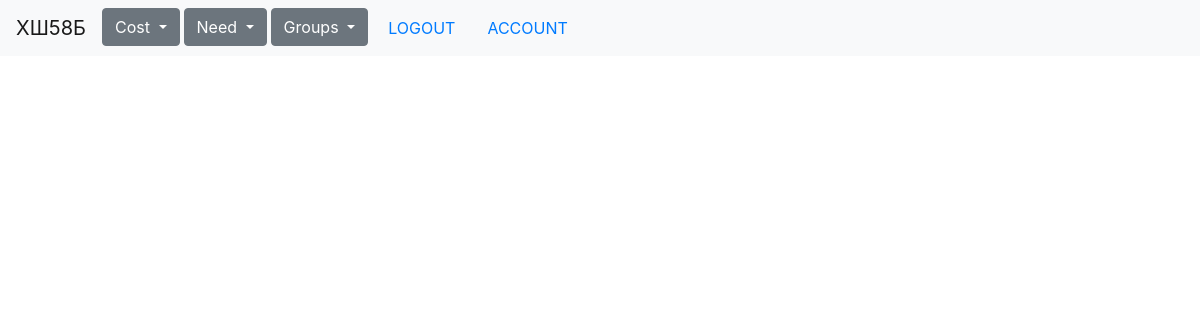
Page / (signed in) on the earlier database version.
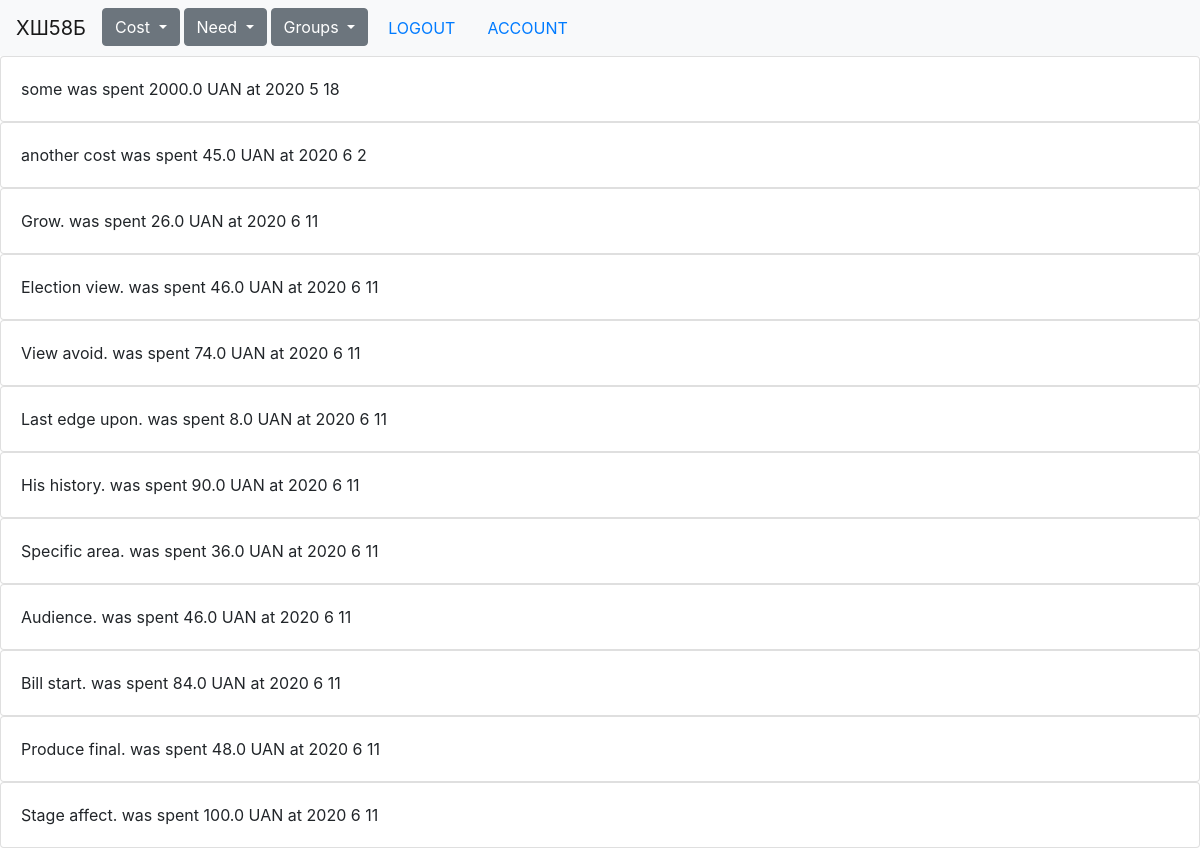
Same page on the later database version.
### main_app/models.py (models this page shows, shortened)
class Costs(db.Model):
    __tablename__ = "costs"
    id = db.Column(db.Integer, primary_key=True)
    cost_title = db.Column(db.String(128), nullable=False)
    spent_money = db.Column(db.Float, nullable=False)
    who_spent = db.Column(db.Integer, db.ForeignKey('users.id'), nullable=False)
    purchase_time = db.Column(db.DateTime, default=datetime.now())
    group_id = db.Column(db.Integer, db.ForeignKey('groups.id'), nullable=False)
    def __repr__(self):
        return f"{self.cost_title} was spent {self.spent_money} UAN " \
               f"at {self.purchase_time.year} {self.purchase_time.month} {self.purchase_time.day}  "

### main_app/core/views.py (the view)
@core.route('/')
def index():
    if current_user.is_authenticated:
        groups = CostGroup.query.filter_by(user_id=current_user.id).all()
        costs = Costs.query.all()
        return render_template('index.html', groups=groups, costs=costs)
    return render_template('index.html')

### main_app/core/__init__.py (called while the page is built)
@core.app_context_processor
def inject_permissions():
    return dict(Permission=Permission)

### main_app/costs/__init__.py (called while the page is built)
@costs.app_context_processor
def inject_permissions():
    return dict(Permission=Permission)

### main_app/groups/__init__.py (called while the page is built)
@groups.app_context_processor
def inject_permissions():
    return dict(Permission=Permission)

### main_app/models.py (called while the page is built)
@login_manager.user_loader
def load_user(user_id):
    return User.query.get(user_id)

### main_app/needs/__init__.py (called while the page is built)
@needs.app_context_processor
def inject_permissions():
    return dict(Permission=Permission)

### main_app/users/__init__.py (called while the page is built)
@users.app_context_processor
def inject_permissions():
    return dict(Permission=Permission)

### main_app/users/views.py (called while the page is built)
@users.before_app_request
def before_request():
    if current_user.is_authenticated:
        if not current_user.confirmed \
                and request.endpoint \
                and request.endpoint[:6] != 'users.' \
                and request.endpoint != 'users.confirm':
            return redirect(url_for('users.unconfirmed'))

### main_app/templates/index.html (shortened to what this page needs)
{% extends "base.html" %}
{% block content %}
    {% for g in groups %}
        {% for c in costs %}
            {% if c.group_id == g.group_id %}
                <div class="card">
                    <div class="card-body">
                        {{ c }}
                  </div>
            </div>
            {% endif %}
            {% endfor %}
      {% endfor %}
{% endblock %}

### main_app/templates/base.html (shortened to what this page needs)
<!DOCTYPE html>
<html lang="en">
<head>
    <link rel="stylesheet" href="https://stackpath.bootstrapcdn.com/bootstrap/4.4.1/css/bootstrap.min.css">
    <link rel="stylesheet" type="text/css" href="{{ url_for('static', filename='styles.css') }}">
</head>
<body>
<nav class="navbar navbar-expand-lg navbar-light bg-light">
    <ul class='nav'>
    <li >
    <a class="navbar-brand" href="{{url_for('core.index')}}">ХШ58Б</a>
    </li>
    {% if current_user.is_authenticated %}
    <div class="d-flex">
  <div class="dropdown mr-1">
    <button type="button" class="btn btn-secondary dropdown-toggle" id="dropdownMenuOffset" data-toggle="dropdown" aria-haspopup="true" aria-expanded="false" data-offset="10,20">
      Cost
    </button>
  </div>
  </div>
        <div class="d-flex">
  <div class="dropdown mr-1">
    <button type="button" class="btn btn-secondary dropdown-toggle" id="dropdownMenuOffset" data-toggle="dropdown" aria-haspopup="true" aria-expanded="false" data-offset="10,20">
     Need
    </button>
  </div>
        </div>
    <div class="d-flex">
  <div class="dropdown mr-1">
    <button type="button" class="btn btn-secondary dropdown-toggle" id="dropdownMenuOffset" data-toggle="dropdown" aria-haspopup="true" aria-expanded="false" data-offset="10,20">
     Groups
    </button>
  </div>
        </div>
        <li class='nav-link ' id="login_out">
    <a  href="{{url_for('users.logout')}}">LOGOUT</a>
     </li>
        <li class='nav-link' id="login_out">
    <a  href="{{url_for('users.account')}}">ACCOUNT</a>
        </li>
    {% endif %}
    </ul>
</nav>
{% block content %}
{% endblock %}
</body>
</html>

### main_app/static/styles.css (style rules this page uses)
#login_out { text-align: end; }
ul { display: flex; }
li:last-child { align-self: flex-end; }

Differences in the rows shown:
now on this page (row unchanged): Costs: cost_title+spent_money+purchase_time "some was spent 2000.0 UAN at 2020 5 18"
now on this page (row edited): Costs: cost_title+spent_money+purchase_time "another cost was spent 45.0 UAN at 2020 6 2"
added Costs: cost_title+spent_money+purchase_time "Grow. was spent 26.0 UAN at 2020 6 11"
added Costs: cost_title+spent_money+purchase_time "Election view. was spent 46.0 UAN at 2020 6 11"
added Costs: cost_title+spent_money+purchase_time "View avoid. was spent 74.0 UAN at 2020 6 11"
added Costs: cost_title+spent_money+purchase_time "Last edge upon. was spent 8.0 UAN at 2020 6 11"
added Costs: cost_title+spent_money+purchase_time "His history. was spent 90.0 UAN at 2020 6 11"
added Costs: cost_title+spent_money+purchase_time "Specific area. was spent 36.0 UAN at 2020 6 11"
added Costs: cost_title+spent_money+purchase_time "Audience. was spent 46.0 UAN at 2020 6 11"
added Costs: cost_title+spent_money+purchase_time "Bill start. was spent 84.0 UAN at 2020 6 11"
added Costs: cost_title+spent_money+purchase_time "Produce final. was spent 48.0 UAN at 2020 6 11"
added Costs: cost_title+spent_money+purchase_time "Stage affect. was spent 100.0 UAN at 2020 6 11"
